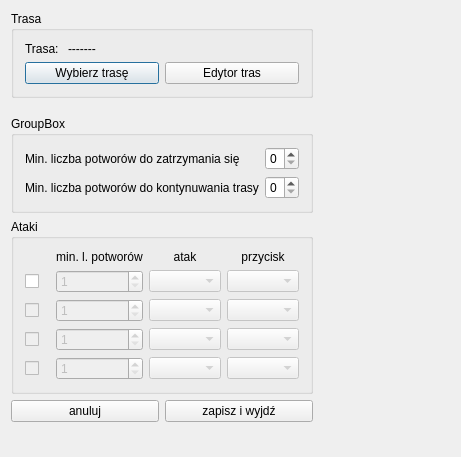
<?xml version="1.0" encoding="UTF-8"?>
<ui version="4.0">
 <class>AutoHuntConfiguratorClass</class>
 <widget class="QDialog" name="AutoHuntConfiguratorClass">
  <property name="geometry">
   <rect>
    <x>0</x>
    <y>0</y>
    <width>461</width>
    <height>418</height>
   </rect>
  </property>
  <property name="windowTitle">
   <string>AutoHuntConfigurator</string>
  </property>
  <layout class="QGridLayout" name="gridLayout_2">
   <item row="4" column="0">
    <widget class="QGroupBox" name="attackGroup">
     <property name="title">
      <string>Ataki</string>
     </property>
     <layout class="QGridLayout" name="gridLayout_3">
      <item row="0" column="0">
       <layout class="QGridLayout" name="gridLayout_5">
        <item row="0" column="1">
         <widget class="QLabel" name="constLabel">
          <property name="text">
           <string>min. l. potworów</string>
          </property>
          <property name="alignment">
           <set>Qt::AlignCenter</set>
          </property>
         </widget>
        </item>
        <item row="1" column="0">
         <widget class="QCheckBox" name="actvieAtackCheckBox_1">
          <property name="text">
           <string/>
          </property>
         </widget>
        </item>
        <item row="2" column="1">
         <widget class="QSpinBox" name="attackMinMonsers_2">
          <property name="enabled">
           <bool>false</bool>
          </property>
          <property name="minimum">
           <number>1</number>
          </property>
          <property name="maximum">
           <number>9</number>
          </property>
         </widget>
        </item>
        <item row="0" column="2">
         <widget class="QLabel" name="constLabel2">
          <property name="text">
           <string>atak</string>
          </property>
          <property name="alignment">
           <set>Qt::AlignCenter</set>
          </property>
         </widget>
        </item>
        <item row="1" column="1">
         <widget class="QSpinBox" name="attackMinMonsers_1">
          <property name="enabled">
           <bool>false</bool>
          </property>
          <property name="minimum">
           <number>1</number>
          </property>
          <property name="maximum">
           <number>9</number>
          </property>
         </widget>
        </item>
        <item row="3" column="0">
         <widget class="QCheckBox" name="actvieAtackCheckBox_3">
          <property name="enabled">
           <bool>false</bool>
          </property>
          <property name="text">
           <string/>
          </property>
         </widget>
        </item>
        <item row="2" column="0">
         <widget class="QCheckBox" name="actvieAtackCheckBox_2">
          <property name="enabled">
           <bool>false</bool>
          </property>
          <property name="text">
           <string/>
          </property>
         </widget>
        </item>
        <item row="4" column="2">
         <widget class="QComboBox" name="atakNameBox_4">
          <property name="enabled">
           <bool>false</bool>
          </property>
         </widget>
        </item>
        <item row="3" column="1">
         <widget class="QSpinBox" name="attackMinMonsers_3">
          <property name="enabled">
           <bool>false</bool>
          </property>
          <property name="minimum">
           <number>1</number>
          </property>
          <property name="maximum">
           <number>9</number>
          </property>
         </widget>
        </item>
        <item row="4" column="0">
         <widget class="QCheckBox" name="actvieAtackCheckBox_4">
          <property name="enabled">
           <bool>false</bool>
          </property>
          <property name="text">
           <string/>
          </property>
         </widget>
        </item>
        <item row="3" column="2">
         <widget class="QComboBox" name="atakNameBox_3">
          <property name="enabled">
           <bool>false</bool>
          </property>
         </widget>
        </item>
        <item row="1" column="2">
         <widget class="QComboBox" name="atakNameBox_1">
          <property name="enabled">
           <bool>false</bool>
          </property>
         </widget>
        </item>
        <item row="2" column="2">
         <widget class="QComboBox" name="atakNameBox_2">
          <property name="enabled">
           <bool>false</bool>
          </property>
         </widget>
        </item>
        <item row="4" column="1">
         <widget class="QSpinBox" name="attackMinMonsers_4">
          <property name="enabled">
           <bool>false</bool>
          </property>
          <property name="minimum">
           <number>1</number>
          </property>
          <property name="maximum">
           <number>9</number>
          </property>
         </widget>
        </item>
        <item row="4" column="3">
         <widget class="QComboBox" name="atakKeyBox_4">
          <property name="enabled">
           <bool>false</bool>
          </property>
         </widget>
        </item>
        <item row="3" column="3">
         <widget class="QComboBox" name="atakKeyBox_3">
          <property name="enabled">
           <bool>false</bool>
          </property>
         </widget>
        </item>
        <item row="2" column="3">
         <widget class="QComboBox" name="atakKeyBox_2">
          <property name="enabled">
           <bool>false</bool>
          </property>
         </widget>
        </item>
        <item row="1" column="3">
         <widget class="QComboBox" name="atakKeyBox_1">
          <property name="enabled">
           <bool>false</bool>
          </property>
         </widget>
        </item>
        <item row="0" column="3">
         <widget class="QLabel" name="constLabel3">
          <property name="text">
           <string>przycisk</string>
          </property>
          <property name="alignment">
           <set>Qt::AlignCenter</set>
          </property>
         </widget>
        </item>
       </layout>
      </item>
     </layout>
    </widget>
   </item>
   <item row="9" column="0" colspan="2">
    <spacer name="verticalSpacer">
     <property name="orientation">
      <enum>Qt::Vertical</enum>
     </property>
     <property name="sizeHint" stdset="0">
      <size>
       <width>20</width>
       <height>40</height>
      </size>
     </property>
    </spacer>
   </item>
   <item row="0" column="0">
    <widget class="QGroupBox" name="RouteGroip">
     <property name="title">
      <string>Trasa</string>
     </property>
     <layout class="QGridLayout" name="gridLayout">
      <item row="5" column="0">
       <widget class="QPushButton" name="selectRouteButton">
        <property name="text">
         <string>Wybierz trasę</string>
        </property>
       </widget>
      </item>
      <item row="5" column="1">
       <widget class="QPushButton" name="editRouteButton">
        <property name="text">
         <string>Edytor tras</string>
        </property>
       </widget>
      </item>
      <item row="0" column="0" colspan="2">
       <layout class="QHBoxLayout" name="horizontalLayout">
        <item>
         <widget class="QLabel" name="routeConstLabel">
          <property name="sizePolicy">
           <sizepolicy hsizetype="Minimum" vsizetype="Minimum">
            <horstretch>0</horstretch>
            <verstretch>0</verstretch>
           </sizepolicy>
          </property>
          <property name="text">
           <string>Trasa: </string>
          </property>
         </widget>
        </item>
        <item>
         <widget class="QLabel" name="routeLabel">
          <property name="sizePolicy">
           <sizepolicy hsizetype="Expanding" vsizetype="Preferred">
            <horstretch>0</horstretch>
            <verstretch>0</verstretch>
           </sizepolicy>
          </property>
          <property name="text">
           <string>-------</string>
          </property>
         </widget>
        </item>
       </layout>
      </item>
     </layout>
    </widget>
   </item>
   <item row="0" column="4" rowspan="10">
    <spacer name="horizontalSpacer">
     <property name="enabled">
      <bool>false</bool>
     </property>
     <property name="orientation">
      <enum>Qt::Horizontal</enum>
     </property>
     <property name="sizeHint" stdset="0">
      <size>
       <width>40</width>
       <height>20</height>
      </size>
     </property>
    </spacer>
   </item>
   <item row="3" column="0">
    <widget class="QGroupBox" name="monstersAmountGroup">
     <property name="title">
      <string>GroupBox</string>
     </property>
     <layout class="QGridLayout" name="gridLayout_4">
      <item row="0" column="0">
       <widget class="QLabel" name="minMonStopConstLabel">
        <property name="text">
         <string>Min. liczba potworów do zatrzymania się</string>
        </property>
       </widget>
      </item>
      <item row="0" column="1">
       <widget class="QSpinBox" name="minMonStopSpiner">
        <property name="maximum">
         <number>8</number>
        </property>
       </widget>
      </item>
      <item row="1" column="0">
       <widget class="QLabel" name="minMonContinueConstLabel">
        <property name="text">
         <string>Min. liczba potworów do kontynuwania trasy</string>
        </property>
       </widget>
      </item>
      <item row="1" column="1">
       <widget class="QSpinBox" name="minMonContinueSpiner">
        <property name="maximum">
         <number>7</number>
        </property>
       </widget>
      </item>
     </layout>
    </widget>
   </item>
   <item row="5" column="0">
    <layout class="QHBoxLayout" name="horizontalLayout_2">
     <item>
      <widget class="QPushButton" name="cancelButton">
       <property name="text">
        <string>anuluj</string>
       </property>
      </widget>
     </item>
     <item>
      <widget class="QPushButton" name="finishButton">
       <property name="text">
        <string>zapisz i wyjdź</string>
       </property>
      </widget>
     </item>
    </layout>
   </item>
  </layout>
 </widget>
 <layoutdefault spacing="6" margin="11"/>
 <resources/>
 <connections>
  <connection>
   <sender>finishButton</sender>
   <signal>clicked()</signal>
   <receiver>AutoHuntConfiguratorClass</receiver>
   <slot>saveButtonClicked()</slot>
   <hints>
    <hint type="sourcelabel">
     <x>213</x>
     <y>347</y>
    </hint>
    <hint type="destinationlabel">
     <x>230</x>
     <y>208</y>
    </hint>
   </hints>
  </connection>
  <connection>
   <sender>cancelButton</sender>
   <signal>clicked()</signal>
   <receiver>AutoHuntConfiguratorClass</receiver>
   <slot>cancelButtonClicked()</slot>
   <hints>
    <hint type="sourcelabel">
     <x>75</x>
     <y>347</y>
    </hint>
    <hint type="destinationlabel">
     <x>230</x>
     <y>208</y>
    </hint>
   </hints>
  </connection>
  <connection>
   <sender>actvieAtackCheckBox_1</sender>
   <signal>stateChanged(int)</signal>
   <receiver>AutoHuntConfiguratorClass</receiver>
   <slot>checkBoxChanged()</slot>
   <hints>
    <hint type="sourcelabel">
     <x>26</x>
     <y>229</y>
    </hint>
    <hint type="destinationlabel">
     <x>230</x>
     <y>208</y>
    </hint>
   </hints>
  </connection>
  <connection>
   <sender>actvieAtackCheckBox_2</sender>
   <signal>stateChanged(int)</signal>
   <receiver>AutoHuntConfiguratorClass</receiver>
   <slot>checkBoxChanged()</slot>
   <hints>
    <hint type="sourcelabel">
     <x>26</x>
     <y>255</y>
    </hint>
    <hint type="destinationlabel">
     <x>230</x>
     <y>208</y>
    </hint>
   </hints>
  </connection>
  <connection>
   <sender>actvieAtackCheckBox_3</sender>
   <signal>stateChanged(int)</signal>
   <receiver>AutoHuntConfiguratorClass</receiver>
   <slot>checkBoxChanged()</slot>
   <hints>
    <hint type="sourcelabel">
     <x>26</x>
     <y>281</y>
    </hint>
    <hint type="destinationlabel">
     <x>230</x>
     <y>208</y>
    </hint>
   </hints>
  </connection>
  <connection>
   <sender>actvieAtackCheckBox_4</sender>
   <signal>stateChanged(int)</signal>
   <receiver>AutoHuntConfiguratorClass</receiver>
   <slot>checkBoxChanged()</slot>
   <hints>
    <hint type="sourcelabel">
     <x>26</x>
     <y>307</y>
    </hint>
    <hint type="destinationlabel">
     <x>230</x>
     <y>208</y>
    </hint>
   </hints>
  </connection>
  <connection>
   <sender>selectRouteButton</sender>
   <signal>clicked()</signal>
   <receiver>AutoHuntConfiguratorClass</receiver>
   <slot>selectRoute()</slot>
   <hints>
    <hint type="sourcelabel">
     <x>80</x>
     <y>64</y>
    </hint>
    <hint type="destinationlabel">
     <x>230</x>
     <y>208</y>
    </hint>
   </hints>
  </connection>
  <connection>
   <sender>editRouteButton</sender>
   <signal>clicked()</signal>
   <receiver>AutoHuntConfiguratorClass</receiver>
   <slot>editRoute()</slot>
   <hints>
    <hint type="sourcelabel">
     <x>208</x>
     <y>64</y>
    </hint>
    <hint type="destinationlabel">
     <x>230</x>
     <y>208</y>
    </hint>
   </hints>
  </connection>
 </connections>
 <slots>
  <slot>saveButtonClicked()</slot>
  <slot>cancelButtonClicked()</slot>
  <slot>checkBoxChanged()</slot>
  <slot>selectRoute()</slot>
  <slot>editRoute()</slot>
 </slots>
</ui>
